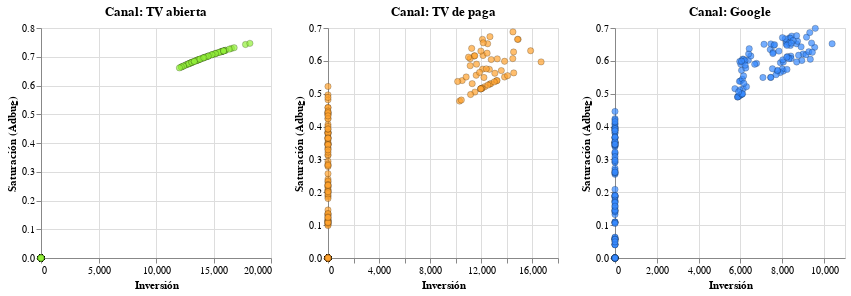

Notebook source saved alongside this figure:
### Code cell
(chart_tv_abierta | chart_tv_paga | chart_google)

### Figure 1 — Vega-Lite specification as saved in the notebook (floating-point values rounded to 4 significant figures; data arrays with more than 128 entries replaced by an {"elided": "..."} marker saying what was removed)
{"config": {"view": {"continuousWidth": 400, "continuousHeight": 300}}, "hconcat": [{"mark": {"type": "circle", "fill": "#93F03B", "size": 40, "stroke": "#000000", "strokeWidth": 0.3}, "encoding": {"x": {"field": "tv_abierta", "title": "Inversión", "type": "quantitative"}, "y": {"field": "tv_abierta_sat", "title": "Saturación (Adbug)", "type": "quantitative"}}, "height": 230, "title": "Canal: TV abierta", "width": 230}, {"mark": {"type": "circle", "fill": "#FFA32F", "size": 40, "stroke": "#000000", "strokeWidth": 0.3}, "encoding": {"x": {"field": "tv_paga", "title": "Inversión", "type": "quantitative"}, "y": {"field": "tv_paga_sat", "title": "Saturación (Adbug)", "type": "quantitative"}}, "height": 230, "title": "Canal: TV de paga", "width": 230}, {"mark": {"type": "circle", "fill": "#378AFF", "size": 40, "stroke": "#000000", "strokeWidth": 0.3}, "encoding": {"x": {"field": "google", "title": "Inversión", "type": "quantitative"}, "y": {"field": "google_sat", "title": "Saturación (Adbug)", "type": "quantitative"}}, "height": 230, "title": "Canal: Google", "width": 230}], "data": {"name": "data-cc98b47044e1097c8f70b9d95ab90b9e"}, "$schema": "https://vega.github.io/schema/vega-lite/v4.17.0.json", "datasets": {"data-cc98b47044e1097c8f70b9d95ab90b9e": {"elided": "200 records"}}}
